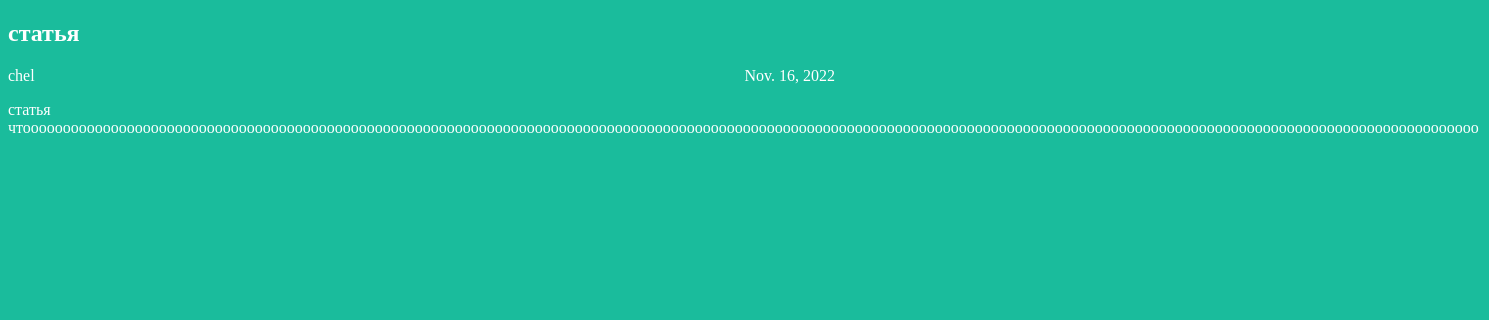
Page /article/5 on the committed database.
### articles/models.py (models this page shows, shortened)
class Article(models.Model):
    title = models.CharField(max_length=200)
    author = models.ForeignKey(User, on_delete=models.CASCADE)
    text = models.TextField()
    created_date = models.DateField(auto_now_add=True)

### articles/views.py (the view)
# urls.py: path('article/<int:article_id>', views.get_article, name='get_article'),
def get_article(request, article_id):
    try:
        post = Article.objects.get(id=article_id)
        return render(request, 'article.html', {"post": post})
    except Article.DoesNotExist:
        raise Http404

### articles/templates/article.html (shortened to what this page needs)
<!DOCTYPE html>
<html>
<head>
    <link rel="stylesheet" href="{{ STATIC_URL}}/static/article.css">
</head>
<body>
    <div class="header">
        <div class="one-post">
            <h2 class="post-title">{{ post.title }}</h2>
            <div class="article-info">
                <div class="article-author">{{ post.author.username }}</div>
                <div class="article-created- date">{{ post.created_date }}</div>
            </div>
            <p class="article-text">{{ post.text }}</p>
        </div>
    </div>
</body>
</html>

### articles/static/article.css (style rules this page uses)
body { background: #1abc9c; font-family: Tahoma; color: #ffffff; }
.article-author { width: 50%; float: left; }

### rows in the picture
Article: title "статья", author.username "chel", created_date "Nov. 16, 2022", text "статья чтоооооооооооооооооооооооооооооооооооооооооооооооооооооооооооооооооооооооооооооооооооооооооооооооооооооооооооооооооооооооооооооооооооооооооооооооооооооооооооооооооооооооооооооооооооооо"
